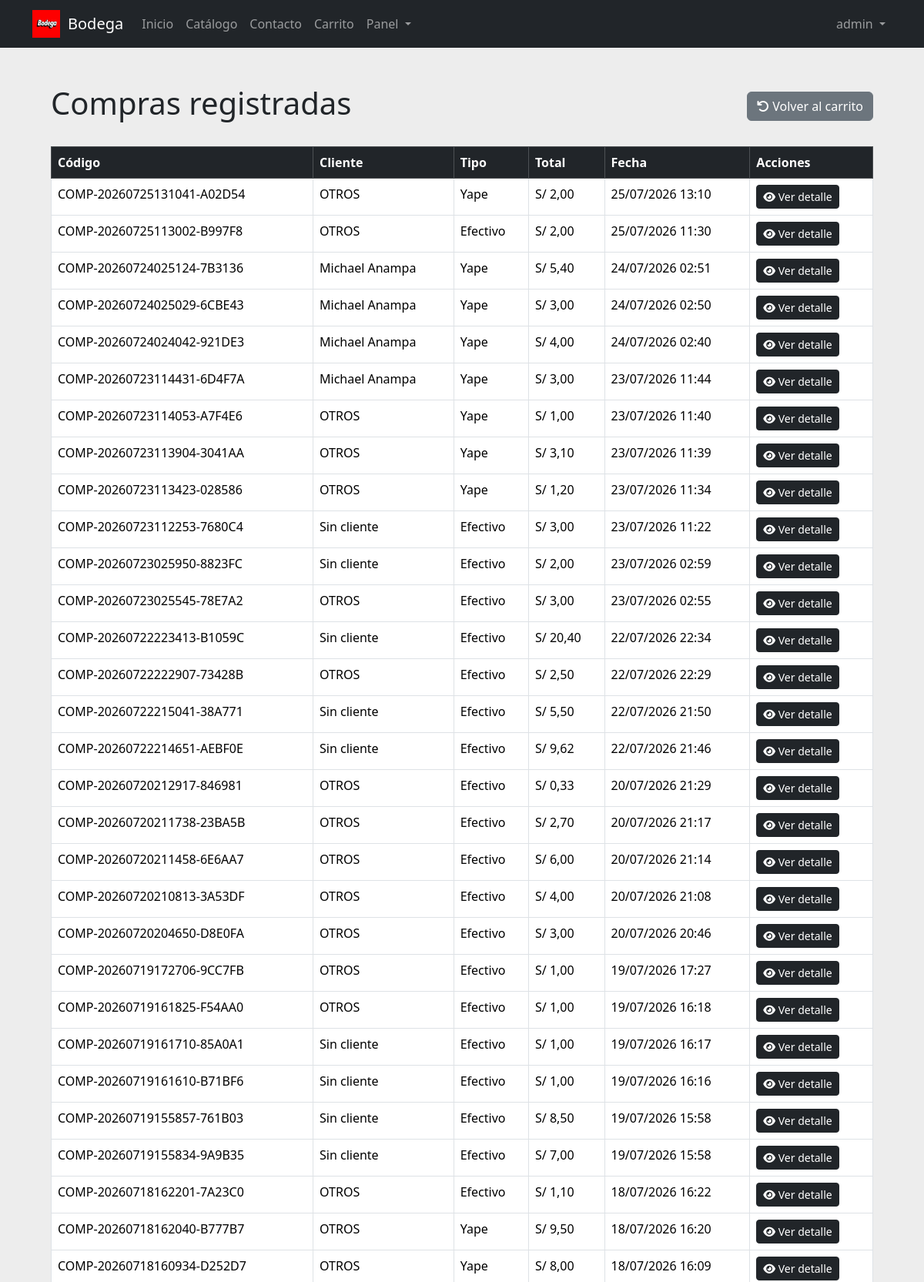
The app's page /carrito/lista-compras/ (signed in, upper part) with its own data.
### carrito/models.py (models this page shows, shortened)
class Compra(models.Model):
    TIPO_COMPRA_CHOICES = [
        ('yape', 'Yape'),
        ('efectivo', 'Efectivo'),
        ('fiado', 'Fiado'),
    ]
    codigo = models.CharField(max_length=50, unique=True)
    user = models.ForeignKey(settings.AUTH_USER_MODEL, on_delete=models.SET_NULL, null=True, blank=True)
    cliente = models.ForeignKey(Cliente, on_delete=models.SET_NULL, null=True, blank=True)
    fecha = models.DateTimeField(auto_now_add=True)
    subtotal = models.DecimalField(max_digits=12, decimal_places=2, default=Decimal('0.00'))
    descuento = models.DecimalField(max_digits=12, decimal_places=2, default=Decimal('0.00'))
    adicional = models.DecimalField(max_digits=12, decimal_places=2, default=Decimal('0.00'))
    total = models.DecimalField(max_digits=12, decimal_places=2, default=Decimal('0.00'))
    tipo_compra = models.CharField(max_length=20, choices=TIPO_COMPRA_CHOICES, default='efectivo')
    estado = models.CharField(max_length=50, default='Registrada')

### clientes/models.py (models this page shows, shortened)
class Cliente(models.Model):
    nombre = models.CharField(max_length=100)
    email = models.EmailField(unique=True)
    telefono = models.CharField(max_length=20)
    direccion = models.TextField()
    fecha_registro = models.DateTimeField(auto_now_add=True)
    activo = models.BooleanField(default=True)
    class Meta:
        ordering = ['-fecha_registro']
        verbose_name_plural = "Clientes"

### carrito/views.py (the view)
# urls.py: path('lista-compras/', views.lista_compras, name='lista_compras'),
@login_required
def lista_compras(request):
    compras = Compra.objects.order_by('-fecha')
    return render(request, 'lista_compras.html', {'compras': compras})

### carrito/templates/lista_compras.html (shortened to what this page needs)
{% extends 'base.html' %}
{% block content %}
<div class="container">
  <div class="d-flex justify-content-between align-items-center mb-4">
    <h1>Compras registradas</h1>
    <a href="{% url 'carrito' %}" class="btn btn-secondary"><i class="fas fa-arrow-rotate-left"></i> Volver al carrito</a>
  </div>
  {% if compras %}
    <div class="table-responsive">
      <table class="table table-hover table-hover table-bordered">
        <thead class="table-dark">
          <tr>
            <th>Código</th>
            <th>Cliente</th>
            <th>Tipo</th>
            <th>Total</th>
            <th>Fecha</th>
            <th>Acciones</th>
          </tr>
        </thead>
        <tbody>
          {% for compra in compras %}
            <tr>
              <td>{{ compra.codigo }}</td>
              <td>{% if compra.cliente %}{{ compra.cliente.nombre }}{% else %}Sin cliente{% endif %}</td>
              <td>{{ compra.get_tipo_compra_display }}</td>
              <td>S/ {{ compra.total }}</td>
              <td>{{ compra.fecha|date:'d/m/Y H:i' }}</td>
              <td>
                <a href="{% url 'compra_detalle' compra.pk %}" class="btn btn-sm btn-dark"><i class="fas fa-eye"></i> Ver detalle</a>
              </td>
            </tr>
          {% endfor %}
        </tbody>
      </table>
    </div>
  {% else %}
    <div class="alert alert-info">No hay compras registradas aún.</div>
  {% endif %}
</div>
{% endblock %}

### templates/base.html (shortened to what this page needs)
<!DOCTYPE html>
<html lang="es">
<head>
  {% load static %}
  <link href="https://cdn.jsdelivr.net/npm/bootstrap@5.3.2/dist/css/bootstrap.min.css" rel="stylesheet">
  <link href="{% static 'css/style.css' %}" rel="stylesheet">
  <link href="https://cdnjs.cloudflare.com/ajax/libs/font-awesome/6.5.0/css/all.min.css" rel="stylesheet">
</head>
<body class="d-flex flex-column min-vh-100 bg-overlay">
  <nav class="navbar navbar-expand-lg navbar-dark bg-dark text-white">
    <div class="container">
      <a class="navbar-brand d-flex align-items-center" href="/">
        <img src="{% static 'img/logo.png' %}" alt="Logo" class="brand-logo">
        <span>Bodega</span>
      </a>
      <div class="collapse navbar-collapse" id="mainNavbar">
        <ul class="navbar-nav me-auto mb-2 mb-lg-0">
          <li class="nav-item"><a class="nav-link" href="{% url 'inicio' %}">Inicio</a></li>
          <li class="nav-item"><a class="nav-link" href="/catalogo/">Catálogo</a></li>
          <li class="nav-item"><a class="nav-link" href="{% url 'contacto' %}">Contacto</a></li>
          {% if user.is_authenticated %}
            <li class="nav-item"><a class="nav-link" href="/carrito/">Carrito</a></li>
            <li class="nav-item dropdown">
              <a class="nav-link dropdown-toggle" href="#" id="panelDropdown" role="button" data-bs-toggle="dropdown" aria-expanded="false">
                Panel
              </a>
            </li>
          {% endif %}
        </ul>
        <ul class="navbar-nav ms-auto">
          {% if user.is_authenticated %}
            <li class="nav-item dropdown">
              <a class="nav-link dropdown-toggle" href="#" id="userDropdown" role="button" data-bs-toggle="dropdown" aria-expanded="false">
                {{ user.username }}
              </a>
            </li>
          {% else %}
            <li class="nav-item"><a class="nav-link" href="{% url 'login' %}">Iniciar sesión</a></li>
            <li class="nav-item"><a class="nav-link" href="{% url 'registro' %}">Registrarse</a></li>
          {% endif %}
        </ul>
      </div>
    </div>
  </nav>
  <main class="flex-fill container mt-4">
    <div class="container-fluid mt-4">
      {% block content %}{% endblock %}
    </div>
  </main>
</body>
</html>

### static/css/style.css (style rules this page uses)
.brand-logo { max-height: 40px; width: auto; margin-right: 10px; }
body { min-height: 100vh; }

### records on screen
Compra: codigo "COMP-20260725131041-A02D54", cliente.nombre "OTROS", tipo_compra "Yape", total "2,00", fecha "25/07/2026 13:10"
Compra: codigo "COMP-20260725113002-B997F8", cliente.nombre "OTROS", tipo_compra "Efectivo", total "2,00", fecha "25/07/2026 11:30"
Compra: codigo "COMP-20260724025124-7B3136", cliente.nombre "Michael Anampa", tipo_compra "Yape", total "5,40", fecha "24/07/2026 02:51"
Compra: codigo "COMP-20260724025029-6CBE43", cliente.nombre "Michael Anampa", tipo_compra "Yape", total "3,00", fecha "24/07/2026 02:50"
Compra: codigo "COMP-20260724024042-921DE3", cliente.nombre "Michael Anampa", tipo_compra "Yape", total "4,00", fecha "24/07/2026 02:40"
Compra: codigo "COMP-20260723114431-6D4F7A", cliente.nombre "Michael Anampa", tipo_compra "Yape", total "3,00", fecha "23/07/2026 11:44"
Compra: codigo "COMP-20260723114053-A7F4E6", cliente.nombre "OTROS", tipo_compra "Yape", total "1,00", fecha "23/07/2026 11:40"
Compra: codigo "COMP-20260723113904-3041AA", cliente.nombre "OTROS", tipo_compra "Yape", total "3,10", fecha "23/07/2026 11:39"
Compra: codigo "COMP-20260723113423-028586", cliente.nombre "OTROS", tipo_compra "Yape", total "1,20", fecha "23/07/2026 11:34"
Compra: codigo "COMP-20260723112253-7680C4", shows "Sin cliente", tipo_compra "Efectivo", total "3,00", fecha "23/07/2026 11:22"
Compra: codigo "COMP-20260723025950-8823FC", shows "Sin cliente", tipo_compra "Efectivo", total "2,00", fecha "23/07/2026 02:59"
Compra: codigo "COMP-20260723025545-78E7A2", cliente.nombre "OTROS", tipo_compra "Efectivo", total "3,00", fecha "23/07/2026 02:55"
Compra: codigo "COMP-20260722223413-B1059C", shows "Sin cliente", tipo_compra "Efectivo", total "20,40", fecha "22/07/2026 22:34"
Compra: codigo "COMP-20260722222907-73428B", cliente.nombre "OTROS", tipo_compra "Efectivo", total "2,50", fecha "22/07/2026 22:29"
Compra: codigo "COMP-20260722215041-38A771", shows "Sin cliente", tipo_compra "Efectivo", total "5,50", fecha "22/07/2026 21:50"
Compra: codigo "COMP-20260722214651-AEBF0E", shows "Sin cliente", tipo_compra "Efectivo", total "9,62", fecha "22/07/2026 21:46"
Compra: codigo "COMP-20260720212917-846981", cliente.nombre "OTROS", tipo_compra "Efectivo", total "0,33", fecha "20/07/2026 21:29"
Compra: codigo "COMP-20260720211738-23BA5B", cliente.nombre "OTROS", tipo_compra "Efectivo", total "2,70", fecha "20/07/2026 21:17"
Compra: codigo "COMP-20260720211458-6E6AA7", cliente.nombre "OTROS", tipo_compra "Efectivo", total "6,00", fecha "20/07/2026 21:14"
Compra: codigo "COMP-20260720210813-3A53DF", cliente.nombre "OTROS", tipo_compra "Efectivo", total "4,00", fecha "20/07/2026 21:08"
Compra: codigo "COMP-20260720204650-D8E0FA", cliente.nombre "OTROS", tipo_compra "Efectivo", total "3,00", fecha "20/07/2026 20:46"
Compra: codigo "COMP-20260719172706-9CC7FB", cliente.nombre "OTROS", tipo_compra "Efectivo", total "1,00", fecha "19/07/2026 17:27"
Compra: codigo "COMP-20260719161825-F54AA0", cliente.nombre "OTROS", tipo_compra "Efectivo", total "1,00", fecha "19/07/2026 16:18"
Compra: codigo "COMP-20260719161710-85A0A1", shows "Sin cliente", tipo_compra "Efectivo", total "1,00", fecha "19/07/2026 16:17"
Compra: codigo "COMP-20260719161610-B71BF6", shows "Sin cliente", tipo_compra "Efectivo", total "1,00", fecha "19/07/2026 16:16"
Compra: codigo "COMP-20260719155857-761B03", shows "Sin cliente", tipo_compra "Efectivo", total "8,50", fecha "19/07/2026 15:58"
Compra: codigo "COMP-20260719155834-9A9B35", shows "Sin cliente", tipo_compra "Efectivo", total "7,00", fecha "19/07/2026 15:58"
Compra: codigo "COMP-20260718162201-7A23C0", cliente.nombre "OTROS", tipo_compra "Efectivo", total "1,10", fecha "18/07/2026 16:22"
Compra: codigo "COMP-20260718162040-B777B7", cliente.nombre "OTROS", tipo_compra "Yape", total "9,50", fecha "18/07/2026 16:20"
Compra: codigo "COMP-20260718160934-D252D7", cliente.nombre "OTROS", tipo_compra "Yape", total "8,00", fecha "18/07/2026 16:09"

### other values on screen
{{ user.username }} "admin"
